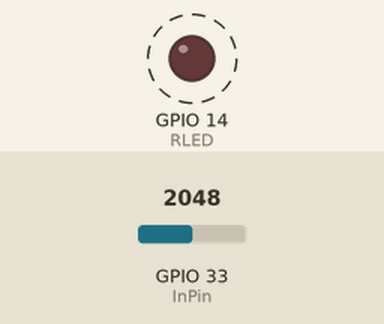
The sketch below on a simulated ESP32. Shown: output pins drawn as LEDs (lit = HIGH). Dashed ring = blinking. Inputs (shaded band) come from the test bench; at power-on: GPIO 33 (InPin) = 2048. What the sketch prints to the serial monitor is not drawn.

Above: at 0.05 s.
Timing chart, 0 to 3.0 s (numbered marks = the images above):
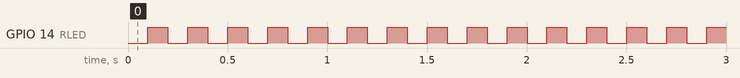

Measured:
- by itself, GPIO 14 (RLED): alternates HIGH for 0.10 s and LOW for 0.10 s

The sketch:

AnalogWrite.ino
```cpp
#define RLED 14
#define InPin 33

int x ;

void setup()
{
  Serial.begin(115200);
  pinMode(RLED, OUTPUT);
}

void loop()
{
  digitalWrite(RLED, LOW);
  delay(100);
  x = analogRead( InPin );
  Serial.println( x );
  digitalWrite(RLED, HIGH);
  delay(100);
}
```
